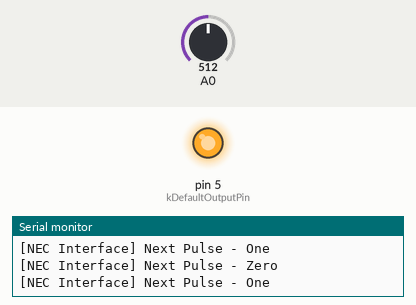
A sketch run on a simulated Arduino Uno, built with avr-gcc and run on an emulated ATmega328P. Parts: output pins drawn as LEDs (lit = HIGH), the last lines printed to the serial monitor. The inputs (shaded band) are chosen by the test bench; at power-on: A0 = 512.

Above: at 1.5 s.
1.6 s: A0 set to 406
3.5 s: A0 set to 392
At 5.85 s:
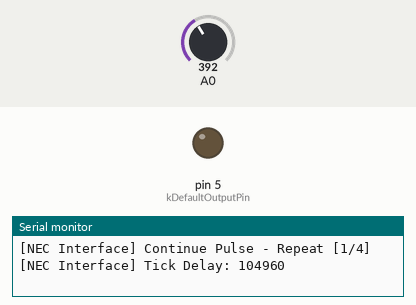
6.5 s: A0 set to 511
At 7.3 s:
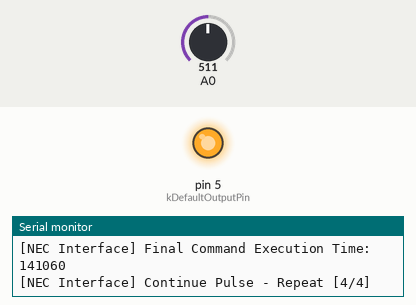
8.0 s: A0 set to 306
Timing chart, 0 to 12.0 s (numbered marks = the images above; inputs shaded):
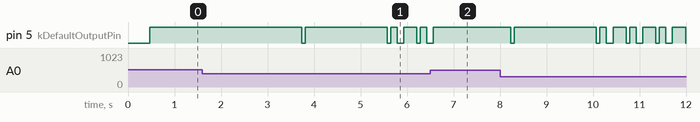

The sketch:

Adapter.ino
```cpp
#include "LocalDefine.h"
#include "SwcButtonEnum.h"
#include "NecMessage.h"
#include "SwcInterface.h"
#include "KenwoodEncoder.h"
#include "NecInterface.h"

SwcInterface swcInterface;
KenwoodEncoder kenwoodEncoder;
NecInterface necInterface;

SwcButton lastButton = SwcButton::EndOfEnum;

void setup()
{
#ifdef DEBUG
    Serial.begin(9600);
    while (!Serial) {
    }
#endif
    swcInterface = SwcInterface();
    kenwoodEncoder = KenwoodEncoder();
    necInterface = NecInterface();

#ifdef DEBUG
    necInterface.sendNecMessage(kenwoodEncoder.buildNecMessage(SwcButton::VolumeUp));
#endif
}

void loop()
{
    SwcButton buttonIndex = swcInterface.readSwc();

#ifdef DEBUG_SWC_BUTTONS
    swcInterface.printSwc(buttonIndex);
#endif

    if (buttonIndex == SwcButton::Error) {
    }
    else if (buttonIndex != lastButton) {
        if ((buttonIndex < SwcButton::EndOfEnum) && necInterface.isReadyForNewMessage()) {
            necInterface.sendNecMessage(kenwoodEncoder.buildNecMessage(buttonIndex));
        }
        lastButton = buttonIndex;
    }
    else if ((buttonIndex < SwcButton::EndOfEnum) && necInterface.isReadyForNewMessage()) {
        necInterface.sendNecRepeat();
    }

    necInterface.tick();
}
```

KenwoodEncoder.cpp
```cpp
#include <Arduino.h>
#include "LocalDefine.h"
#include "KenwoodEncoder.h"
#include "NecMessage.h"

KenwoodEncoder::KenwoodEncoder() :
    KenwoodEncoder(
        KenwoodConstants::kDefaultDeviceAddress) {
}

KenwoodEncoder::KenwoodEncoder(uint8_t deviceAddress) :
    _deviceAddress(deviceAddress) {
#ifdef DEBUG
    Serial.println("[Kenwood Encoder] Initialized");
#endif
}

void KenwoodEncoder::setKenwoodDeviceAddress(uint8_t address) {
    _deviceAddress = address;
}

NecMessage KenwoodEncoder::buildNecMessage(SwcButton button) {
#ifdef DEBUG_KENWOOD
    String textOut = "[Kenwood Encoder] Button Code Recieved: " + String(static_cast<uint8_t>(button));
    Serial.println(textOut);
#endif

    NecMessage necMessage = NecMessage();

    if (button < SwcButton::EndOfEnum) {
        necMessage = buildNecMessage(KenwoodConstants::kDefaultCodes[static_cast<uint8_t>(button)]);
    }

    return necMessage;
}

NecMessage KenwoodEncoder::buildNecMessage(uint8_t kenwoodCode) {
    uint8_t messageBytes[4];

    messageBytes[0] = ~kenwoodCode;
    messageBytes[1] = kenwoodCode;
    messageBytes[2] = ~_deviceAddress;
    messageBytes[3] = _deviceAddress;

#ifdef DEBUG_KENWOOD_BYTES
    String textOut = "[Kenwood Encoder] Array Contents: "
        + String(messageBytes[0]) + " "
        + String(messageBytes[1]) + " "
        + String(messageBytes[2]) + " "
        + String(messageBytes[3]);
    Serial.println(textOut);
#endif

    return NecMessage(messageBytes);
}
```

KenwoodEncoder.h
```cpp
#pragma once
#include <stdint.h>
#include "SwcButtonEnum.h"

//#define VERBOSE_BITS
#define DEBUG_NEC
#define LSBIT_FIRST
//#define LSBYTE_FIRST

namespace KenwoodConstants {
    static const uint8_t kDefaultDeviceAddress = 0xb9;

    // Kenwood Remote Codes
    static const uint8_t kDefaultCodes[6] = {
        0x14, // VolumeUp
        0x15, // VolumeDown
        0x0b, // SeekUp
        0x0a, // SeekDown
        0x13, // Mode
        0x16 // Mute
    };
}

struct NecMessage;

class KenwoodEncoder {
    public:
        KenwoodEncoder();
        KenwoodEncoder(uint8_t deviceAddress);

        void setKenwoodDeviceAddress(uint8_t deviceAddress);
        NecMessage buildNecMessage(SwcButton button);
        NecMessage buildNecMessage(uint8_t kenwoodCode);

    private:
        uint8_t _deviceAddress = 0x00;
};
```

LocalDefine.h
```cpp
// Project
#define DEBUG

#ifdef DEBUG

    // SWC
    //#define DEBUG_SWC_RAW
    //#define DEBUG_SWC_BUTTONS
    //#define DEBUG_SWC_BUTTONS_VERBOSE

    // Kenwood
    #define DEBUG_KENWOOD
    #define DEBUG_KENWOOD_BYTES

    // NEC
    #define DEBUG_NEC_DELAY
    #define DEBUG_NEC_BYTES
    #define DEBUG_NEC_BITS

#endif

// #ifdef DEBUG
//     #define DEBUG_MESSAGE_START(x) x

// #else
//     #define DEBUG_MESSAGE_START(x) x

// #endif
```

NecInterface.cpp
```cpp
#include "NecInterface.h"

#include "LocalDefine.h"
#include "NecMessage.h"
#include "NecPulse.h"

NecInterface::NecInterface() :
    NecInterface(
        NecConstants::kDefaultMarkOutputLevel,
        NecConstants::kDefaultOutputPin) {
}

NecInterface::NecInterface(bool markOutputLevel, uint8_t outputPin) :
    _markOutputLevel(markOutputLevel),
    _outputPin(outputPin) {
    pinMode(_outputPin, OUTPUT);
#ifdef DEBUG
    String textOut = "[NEC Interface] Initialized";
    textOut += "\n[NEC Interface] Mark Level: " + String(_markOutputLevel);
    textOut += "\n[NEC Interface] Output Pin: " + String(_outputPin);
    Serial.println(textOut);
#endif
}

void NecInterface::tick() {
    unsigned long pulseTimer = micros() - _pulseStart;

    if (isReadyForNewMessage()) {
        return;
    }

#ifdef DEBUG_NEC_DELAY
    String textOut = "[NEC Interface] Tick Delay: " + String(pulseTimer);
    Serial.println(textOut);
#endif

    if (!_isReadyForNextPulse() && _checkTimeAndWait(pulseTimer)) {
        _continueNecPulse();
    }

    while (_isReadyForNextPulse() && !isReadyForNewMessage()) {
        _sendNextNecPulse();
    }
}

void NecInterface::setOutputPin(uint8_t pin) {
    _outputPin = pin;
}

bool NecInterface::isReadyForNewMessage() {
    return (_queue.empty() && (_currentPulse == NecPulse::None));
}

void NecInterface::sendNecMessage(NecMessage necMessage) {
    uint32_t message = 0x00000000;

    message ^= uint32_t(necMessage.mMessage[0]) << 24;
    message ^= uint32_t(necMessage.mMessage[1]) << 16;
    message ^= uint32_t(necMessage.mMessage[2]) << 8;
    message ^= uint32_t(necMessage.mMessage[3]);

#ifdef DEBUG_NEC_BYTES
        String textOut = "[NEC Interface] Assembled Message: " + String(message);
        Serial.println(textOut);
#endif

    sendNecMessage(message);
}

void NecInterface::sendNecMessage(uint32_t rawMessage) {
#ifdef DEBUG_NEC_BITS
    Serial.println("[NEC Interface] Sending Message...");
    int counter = 1;
#endif

    _queue.enqueue(NecPulse::Preamble);
#ifdef DEBUG_NEC_BITS
            Serial.print("[NEC Interface] Preamble/ ");
#endif
    for (uint32_t  mask = uint32_t(1);  mask != uint32_t(0);  mask <<= 1) {
        if (rawMessage & mask) {
            _queue.enqueue(NecPulse::One);
#ifdef DEBUG_NEC_BITS
            Serial.print("1");
#endif
        } else {
            _queue.enqueue(NecPulse::Zero);
#ifdef DEBUG_NEC_BITS
            Serial.print("0");
#endif
        }
#ifdef DEBUG_NEC_BITS
        if ((counter % 8) == 0) {
            Serial.print(" ");
        }
        counter++;
#endif
    }
    _queue.enqueue(NecPulse::Postamble);
#ifdef DEBUG_NEC_BITS
            Serial.println("/Postamble");
#endif
}

void NecInterface::sendNecRepeat() {
    _queue.enqueue(NecPulse::Repeat);
}

bool NecInterface::_isReadyForNextPulse() {
    return _currentPulse == NecPulse::None;
}

bool NecInterface::_checkTimeAndWait(unsigned long timer) {
    if (timer >= _pulseDelay) {
    }
    else if ((_pulseDelay - timer) <= 2600) {
        delayMicroseconds((_pulseDelay - timer) - 200);
    }
    else {
        return false;
    }
    return true;
}

void NecInterface::_sendNextNecPulse() {
    if (_queue.empty()) {
        return;
    }

#ifdef DEBUG
    String textOut = "[NEC Interface] Next Pulse - ";
#endif
    _currentPulse = _queue.dequeue();

    switch (_currentPulse) {
        case NecPulse::Preamble:
            _beginWritingNecMark(NecDelay::PreambleMark);
#ifdef DEBUG
            textOut += "Preamble";
#endif
            break;
        case NecPulse::Zero:
            _sendNecZero();
            _currentPulse = NecPulse::None;
#ifdef DEBUG
            textOut += "Zero";
#endif
            break;
        case NecPulse::One:
            _sendNecOne();
            _currentPulse = NecPulse::None;
#ifdef DEBUG
            textOut += "One";
#endif
            break;
        case NecPulse::Postamble:
            _writeNecMark(NecDelay::BitMark);
            _beginWritingNecSpace(NecDelay::PreambleMark);
#ifdef DEBUG
            textOut += "Postamble";
#endif
            break;
        case NecPulse::Repeat:
            _beginWritingNecMark(NecDelay::PreambleMark);
#ifdef DEBUG
            textOut += "Repeat";
#endif
            break;
        default:
#ifdef DEBUG
            Serial.println("[NEC Interface] ERROR: Attempting to Send Empty Pulse");
#endif
            return;
    }

#ifdef DEBUG
    Serial.println(textOut);
#endif
}

void NecInterface::_sendNecOne() {
    _writeNecMark(NecDelay::BitMark);
    _writeNecSpace(NecDelay::OneSpace);
}

void NecInterface::_sendNecZero() {
    _writeNecMark(NecDelay::BitMark);
    _writeNecSpace(NecDelay::ZeroSpace);
}

void NecInterface::_beginWritingNecMark(NecDelay delay) {
    _beginWritingNec(_markOutputLevel, delay);
}

void NecInterface::_beginWritingNecSpace(NecDelay delay) {
    _beginWritingNec(!_markOutputLevel, delay);
}

void NecInterface::_beginWritingNec(bool outputLevel, NecDelay delay) {
    digitalWrite(_outputPin, outputLevel);
    _pulseStart = micros();
    _pulseDelay = static_cast<uint32_t>(delay);
}

void NecInterface::_continueNecPulse() {
#ifdef DEBUG
    unsigned long pulseTimer = micros() - _pulseStart;
    String textOut = "[NEC Interface] Final Command Execution Time: " + String(pulseTimer);
    textOut += "\n[NEC Interface] Continue Pulse - ";
#endif
    switch (_currentPulse) {
        case NecPulse::Preamble:
            _beginWritingNecSpace(NecDelay::PreambleSpace);
            _currentPulse = NecPulse::PreambleEnd;
#ifdef DEBUG
            textOut += "Preamble [1/2]";
#endif
            break;
        case NecPulse::PreambleEnd:
            _currentPulse = NecPulse::None;
#ifdef DEBUG
            textOut += "Preamble [2/2]";
#endif
            break;
        case NecPulse::Postamble:
            _beginWritingNecSpace(NecDelay::PostambleEnd);
            _currentPulse = NecPulse::PostambleEnd;
#ifdef DEBUG
            textOut += "Postamble [1/2]";
#endif
            break;
        case NecPulse::PostambleEnd:
            _currentPulse = NecPulse::None;
#ifdef DEBUG
            textOut += "Postamble [2/2]";
#endif
            break;
        case NecPulse::Repeat:
            _beginWritingNecSpace(NecDelay::RepeatSpace);
            _currentPulse = NecPulse::RepeatTwo;
#ifdef DEBUG
            textOut += "Repeat [1/4]";
#endif
            break;
        case NecPulse::RepeatTwo:
            _beginWritingNecMark(NecDelay::BitMark);
            _currentPulse = NecPulse::RepeatThree;
#ifdef DEBUG
            textOut += "Repeat [2/4]";
#endif
            break;
        case NecPulse::RepeatThree:
            _beginWritingNecSpace(NecDelay::RepeatEnd);
            _currentPulse = NecPulse::RepeatEnd;
#ifdef DEBUG
            textOut += "Repeat [3/4]";
#endif
            break;
        case NecPulse::RepeatEnd:
            _currentPulse = NecPulse::None;
#ifdef DEBUG
            textOut += "Repeat [4/4]";
#endif
            break;
        default:
#ifdef DEBUG
            Serial.println("[NEC Interface] ERROR: Attempting to Continue Unknown Pulse");
            Serial.println("[NEC Interface] " + String(static_cast<int>(_currentPulse)));
#endif
            return;
    }

#ifdef DEBUG
    Serial.println(textOut);
#endif
}

void NecInterface::_writeNecMark(NecDelay delay) {
    _writeNec(_markOutputLevel, delay);
}

void NecInterface::_writeNecSpace(NecDelay delay) {
    _writeNec(!_markOutputLevel, delay);
}

void NecInterface::_writeNec(bool outputLevel, NecDelay delay) {
#ifdef DEBUG
    if (static_cast<uint32_t>(delay) >= 3000) {
        String textOut = "[NEC Interface] Syncronous write function is not suited for long delays. ";
        textOut += "Delay: " + String(static_cast<uint32_t>(delay));
        Serial.println();
    }
#endif
    digitalWrite(_outputPin, outputLevel);
    delayMicroseconds(static_cast<uint32_t>(delay));
}
```

NecInterface.h
```cpp
#pragma once
#include <Arduino.h>
#include "NecQueue.h"

enum class NecDelay : uint32_t {
    // In microseconds
    PreambleMark = 9000,
    PreambleSpace = 4500,
    BitMark = 560,
    OneSpace = 1690,
    ZeroSpace = 560,
    RepeatSpace = 2250,
    PostambleEnd = 40000,
    RepeatEnd = 90000,
    EndLow = 0
};

namespace NecConstants {
    static const bool kDefaultMarkOutputLevel = LOW;
    static const uint8_t kMessageLengthInBytes = 4;
    static const uint8_t kDefaultOutputPin = 5;
}

struct NecMessage;

class NecInterface {
    public:
        NecInterface();
        NecInterface(bool markOutputLevel, uint8_t outputPin);

        void tick();

        void setOutputPin(uint8_t outputPin);
        bool isReadyForNewMessage();
        void sendNecMessage(NecMessage necMessage);
        void sendNecMessage(uint32_t message);
        void sendNecRepeat();

    private:
        bool _markOutputLevel = LOW;
        uint8_t _outputPin = 0x00;

        NecQueue _queue;
        NecPulse _currentPulse = NecPulse::None;
        unsigned long _pulseStart = 0;
        unsigned long _pulseDelay = 0;

        bool _isReadyForNextPulse();
        bool _checkTimeAndWait(unsigned long timer);

        void _sendNextNecPulse();

        void _sendNecOne();
        void _sendNecZero();

        void _beginWritingNecMark(NecDelay delay);
        void _beginWritingNecSpace(NecDelay delay);
        void _beginWritingNec(bool outputLevel, NecDelay delay);

        void _continueNecPulse();

        void _writeNecMark(NecDelay delay);
        void _writeNecSpace(NecDelay delay);
        void _writeNec(bool outputLevel, NecDelay delay);
};
```

NecMessage.h
```cpp
#pragma once
#include <stdint.h>

struct NecMessage {
    uint8_t mMessage[4] = { 0x00, 0x00, 0x00, 0x00 };

    NecMessage() {}

    NecMessage(uint8_t message[4]) {
        for (uint8_t i = 0; i < 4; i++) {
            mMessage[i] = message[i];
        }
    }
};
```

NecPulse.h
```cpp
#pragma once
#include <Arduino.h>

enum class NecPulse : uint8_t {
    Zero = 0,
    One = 1,
    Preamble = 2,
    PreambleEnd = 3,
    Postamble = 4,
    PostambleEnd = 5,
    Repeat = 6,
    RepeatTwo = 7,
    RepeatThree = 8,
    RepeatEnd = 9,
    None = 15
};
```

NecQueue.cpp
```cpp
#include "LocalDefine.h"
#include "NecQueue.h"

NecQueue::NecQueue() {

}

bool NecQueue::full() {
    return _size == NecQueueConstants::kMaxQueueSize;
}

bool NecQueue::empty() {
    return _size == 0;
}

uint8_t NecQueue::size() {
    return _size;
}

void NecQueue::enqueue(NecPulse pulse) {
    if (full()) {
#ifdef DEBUG
        Serial.println("[Nec Interface] ERROR: QUEUE OVERFLOW");
#endif
        return;
    }

    _rear = (_rear + 1) % NecQueueConstants::kMaxQueueSize;
    _queue[_rear] = pulse;
    _size++;
}

NecPulse NecQueue::dequeue() {
    if (empty()) {
#ifdef DEBUG
        Serial.println("[Nec Interface] ERROR: Atempting to Read Empty Queue");
#endif
        return NecPulse();
    }

    _front = (_front + 1) % NecQueueConstants::kMaxQueueSize;
    _size--;
    return _queue[_front];
}
```

NecQueue.h
```cpp
#pragma once
#include <stdint.h>
#include "NecPulse.h"

namespace NecQueueConstants {
    static const uint8_t kMaxQueueSize = 34;
}

class NecQueue {
    public:
        NecQueue();

        bool full();
        bool empty();
        uint8_t size();

        void enqueue(NecPulse pulse);
        NecPulse dequeue();

    private:
        NecPulse _queue[NecQueueConstants::kMaxQueueSize];
        uint8_t _size = 0;
        uint8_t _front = 0;
        uint8_t _rear = 0;
};
```

SwcButtonEnum.h
```cpp
#pragma once
#include <stdint.h>

enum class SwcButton : uint8_t {
    VolumeUp = 0,
    VolumeDown = 1,
    SeekUp = 2,
    SeekDown = 3,
    Mode = 4,
    Mute = 5,
    EndOfEnum = 6,
    Open = 14,
    Error = 15
};
```

SwcInterface.cpp
```cpp
#include <Arduino.h>
#include "LocalDefine.h"
#include "SwcInterface.h"

SwcInterface::SwcInterface() :
    SwcInterface(SwcConstants::kDefaultSwcInputPin) {
}

SwcInterface::SwcInterface(uint8_t inputPin) :
    _inputPin(inputPin) {
#ifdef DEBUG
    Serial.println("[Swc Interface] Initialized");
#endif
}

SwcButton SwcInterface::readSwc() {
    int rawSwc = analogRead(_inputPin);

    for (uint8_t i = 0; i < 2; i++)  {
        if (rawSwc != analogRead(_inputPin)) {
            return;
        }
        delay(SwcConstants::kDefaultSwcVerificationDelay);
    }

#ifdef DEBUG_SWC_RAW
    String textOut = "Raw Pin: " + String(rawSwc);
    Serial.println(textOut);
#endif
    if (rawSwc <= 0) return SwcButton::Error;
    if (rawSwc < 20) return SwcButton::VolumeDown;
    if (rawSwc < 45) return SwcButton::VolumeUp;
    if (rawSwc < 85) return SwcButton::SeekUp;
    if (rawSwc < 150) return SwcButton::SeekDown;
    if (rawSwc < 250) return SwcButton::Mode;
    if (rawSwc < 400) return SwcButton::Mute;
    if (rawSwc < 700) return SwcButton::Open;
    return SwcButton::Error;
}

void SwcInterface::printSwc(SwcButton buttonPressed) {
    String buttonName = "Button name: ";
    switch(buttonPressed){
        case SwcButton::Open:
#ifdef DEBUG_SWC_BUTTONS_VERBOSE
            buttonName += "No Button";
            break;
#else
            return;
#endif
        case SwcButton::VolumeUp:
            buttonName += "Volume Up";
            break;
        case SwcButton::VolumeDown:
            buttonName += "Volume Down";
            break;
        case SwcButton::SeekUp:
            buttonName += "Seek Up";
            break;
        case SwcButton::SeekDown:
            buttonName += "Seek Down";
            break;
        case SwcButton::Mode:
            buttonName += "Mode";
            break;
        case SwcButton::Mute:
            buttonName += "Mute";
            break;
        default:
#ifdef DEBUG_SWC_BUTTONS_VERBOSE
            buttonName += "Error";
            break;
#else
            return;
#endif
    }

    Serial.println(buttonName);
}
```

SwcInterface.h
```cpp
#pragma once
#include <stdint.h>
#include "SwcButtonEnum.h"

// Raw Analog Pin Read Values
// for 2007 Mazda 5 Steering Wheel Controls
// using Voltage Divider
// [VolUp, VolDown, SeekUp, SeekDown, Mute, Mode, Open]
// w/ 10k Ohm Resistor
// [3, 13, 28, 53, 95, 173, 344]
// w/ 4.7k Ohm Resistor
// [10, 30, 61, 110, 186, 312, 533]

namespace SwcConstants{
    static const uint8_t kDefaultSwcInputPin = 0;
    static const uint8_t kDefaultSwcVerificationDelay = 1;
};

class SwcInterface {
    public:
        SwcInterface();
        SwcInterface(uint8_t inputPin);

        SwcButton readSwc();
        void printSwc(SwcButton buttonPressed);

    private:
        uint8_t _inputPin = 0x00;
};
```

Measured:
- the behaviour switches between 400 and 399 on A0 (found by bisection; images 0 and 1)
- after the input at 6.5 s, pin 5 (kDefaultOutputPin): goes on until 6.6 s, then stays HIGH
